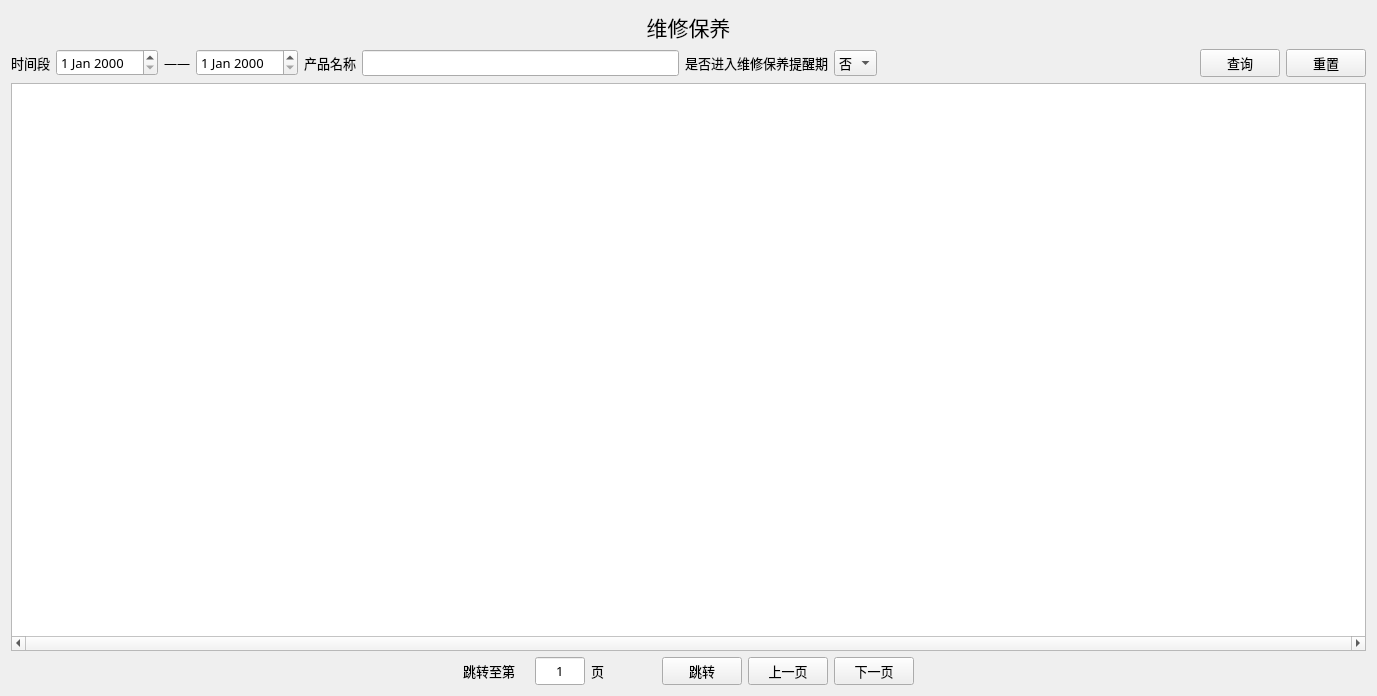
<?xml version="1.0" encoding="UTF-8"?>
<ui version="4.0">
 <class>Form</class>
 <widget class="QWidget" name="Form">
  <property name="geometry">
   <rect>
    <x>0</x>
    <y>0</y>
    <width>1377</width>
    <height>696</height>
   </rect>
  </property>
  <property name="font">
   <font>
    <family>微软雅黑 Light</family>
    <pointsize>10</pointsize>
   </font>
  </property>
  <property name="windowTitle">
   <string>Form</string>
  </property>
  <layout class="QVBoxLayout" name="verticalLayout">
   <item>
    <widget class="QLabel" name="label">
     <property name="font">
      <font>
       <family>Agency FB</family>
       <pointsize>16</pointsize>
      </font>
     </property>
     <property name="text">
      <string>维修保养</string>
     </property>
     <property name="alignment">
      <set>Qt::AlignCenter</set>
     </property>
     <property name="margin">
      <number>3</number>
     </property>
    </widget>
   </item>
   <item>
    <layout class="QHBoxLayout" name="horizontalLayout">
     <item>
      <widget class="QLabel" name="label_3">
       <property name="text">
        <string>时间段</string>
       </property>
      </widget>
     </item>
     <item>
      <widget class="QDateEdit" name="dateEdit_2"/>
     </item>
     <item>
      <widget class="QLabel" name="label_5">
       <property name="text">
        <string>——</string>
       </property>
      </widget>
     </item>
     <item>
      <widget class="QDateEdit" name="dateEdit"/>
     </item>
     <item>
      <widget class="QLabel" name="label_4">
       <property name="text">
        <string>产品名称</string>
       </property>
      </widget>
     </item>
     <item>
      <widget class="QLineEdit" name="lineEdit_2">
       <property name="maximumSize">
        <size>
         <width>400</width>
         <height>16777215</height>
        </size>
       </property>
      </widget>
     </item>
     <item>
      <widget class="QLabel" name="label_6">
       <property name="text">
        <string>是否进入维修保养提醒期</string>
       </property>
      </widget>
     </item>
     <item>
      <widget class="QComboBox" name="comboBox">
       <item>
        <property name="text">
         <string>否</string>
        </property>
       </item>
       <item>
        <property name="text">
         <string>是</string>
        </property>
       </item>
      </widget>
     </item>
     <item>
      <spacer name="horizontalSpacer">
       <property name="orientation">
        <enum>Qt::Horizontal</enum>
       </property>
       <property name="sizeHint" stdset="0">
        <size>
         <width>188</width>
         <height>20</height>
        </size>
       </property>
      </spacer>
     </item>
     <item>
      <widget class="QPushButton" name="pushButton_2">
       <property name="text">
        <string>查询</string>
       </property>
      </widget>
     </item>
     <item>
      <widget class="QPushButton" name="pushButton_4">
       <property name="text">
        <string>重置</string>
       </property>
      </widget>
     </item>
    </layout>
   </item>
   <item>
    <widget class="QTableView" name="tableView">
     <property name="horizontalScrollBarPolicy">
      <enum>Qt::ScrollBarAlwaysOn</enum>
     </property>
    </widget>
   </item>
   <item>
    <layout class="QHBoxLayout" name="horizontalLayout_4">
     <item>
      <spacer name="horizontalSpacer_3">
       <property name="orientation">
        <enum>Qt::Horizontal</enum>
       </property>
       <property name="sizeHint" stdset="0">
        <size>
         <width>40</width>
         <height>20</height>
        </size>
       </property>
      </spacer>
     </item>
     <item>
      <layout class="QHBoxLayout" name="horizontalLayout_2">
       <item>
        <widget class="QLabel" name="label_2">
         <property name="text">
          <string>跳转至第</string>
         </property>
        </widget>
       </item>
       <item>
        <widget class="QLineEdit" name="jumpEdit">
         <property name="maximumSize">
          <size>
           <width>50</width>
           <height>50</height>
          </size>
         </property>
         <property name="text">
          <string>1</string>
         </property>
         <property name="maxLength">
          <number>9999</number>
         </property>
         <property name="alignment">
          <set>Qt::AlignCenter</set>
         </property>
        </widget>
       </item>
       <item>
        <widget class="QLabel" name="totalPageLabel">
         <property name="text">
          <string>页</string>
         </property>
        </widget>
       </item>
       <item>
        <widget class="QPushButton" name="jumpButton">
         <property name="text">
          <string>跳转</string>
         </property>
        </widget>
       </item>
       <item>
        <widget class="QPushButton" name="previousButton">
         <property name="text">
          <string>上一页</string>
         </property>
        </widget>
       </item>
       <item>
        <widget class="QPushButton" name="nextButton">
         <property name="text">
          <string>下一页</string>
         </property>
        </widget>
       </item>
      </layout>
     </item>
     <item>
      <spacer name="horizontalSpacer_4">
       <property name="orientation">
        <enum>Qt::Horizontal</enum>
       </property>
       <property name="sizeHint" stdset="0">
        <size>
         <width>40</width>
         <height>20</height>
        </size>
       </property>
      </spacer>
     </item>
    </layout>
   </item>
  </layout>
 </widget>
 <resources/>
 <connections/>
</ui>
